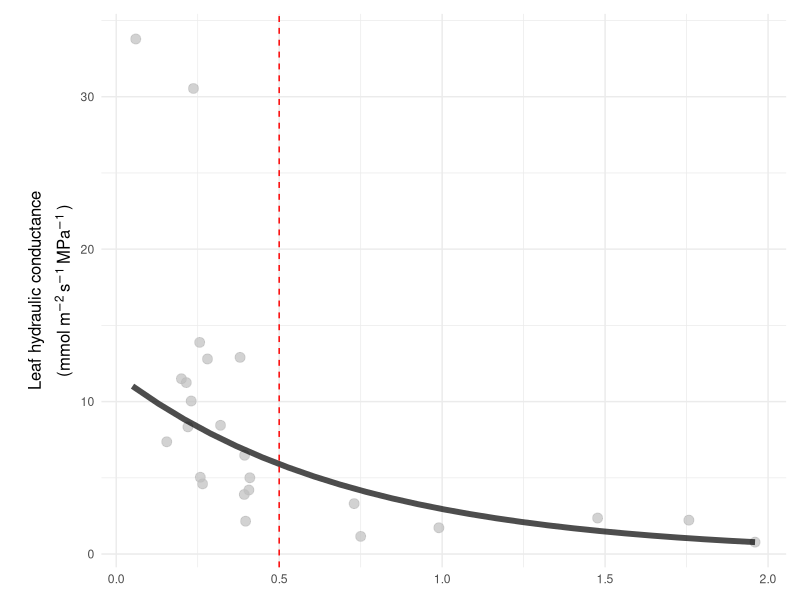
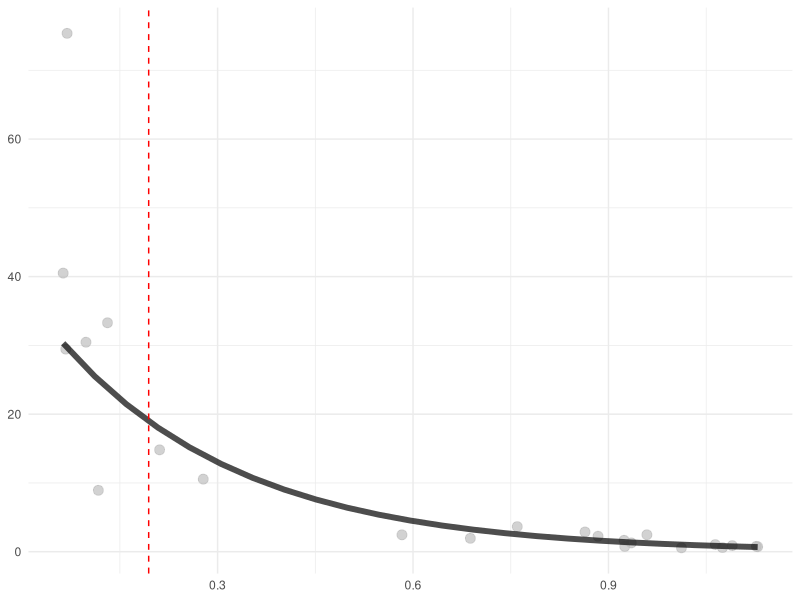
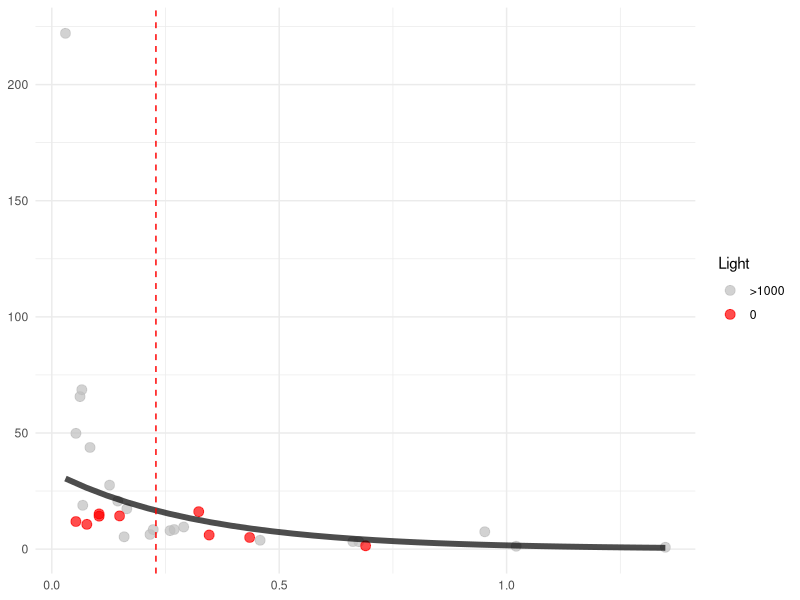
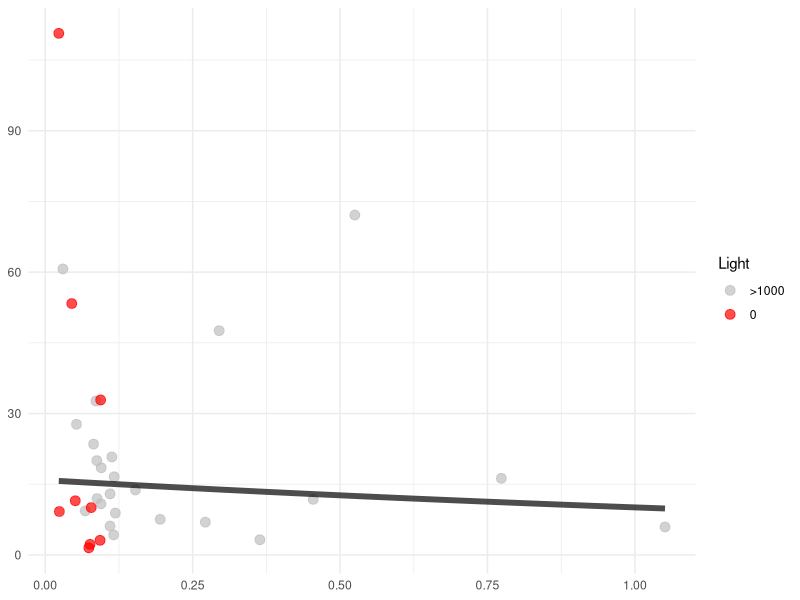
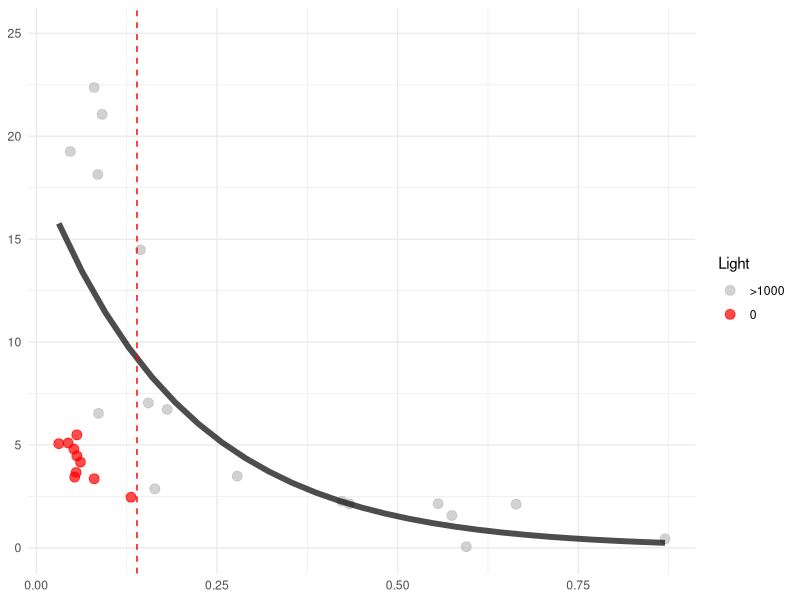
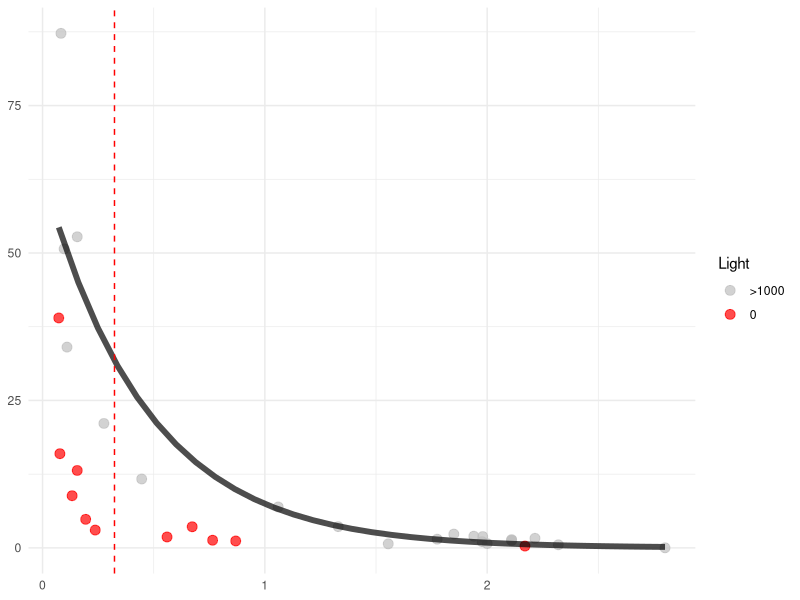
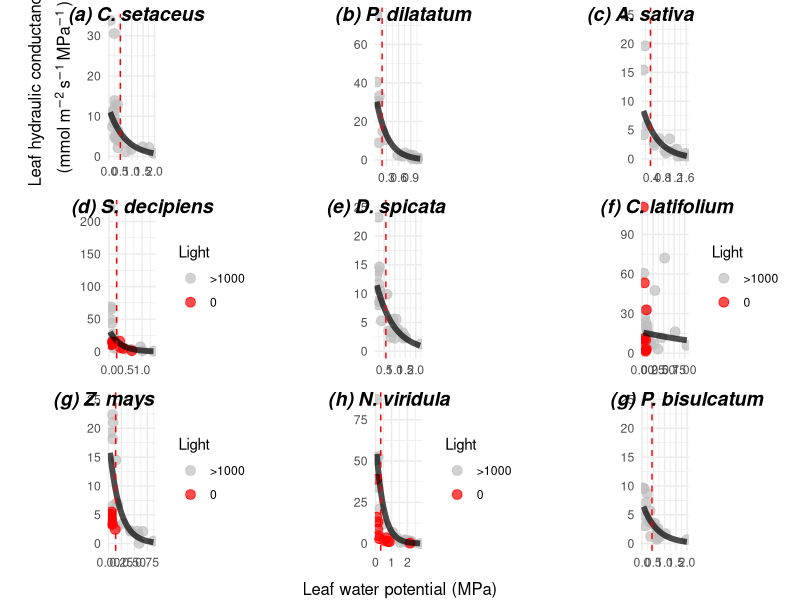
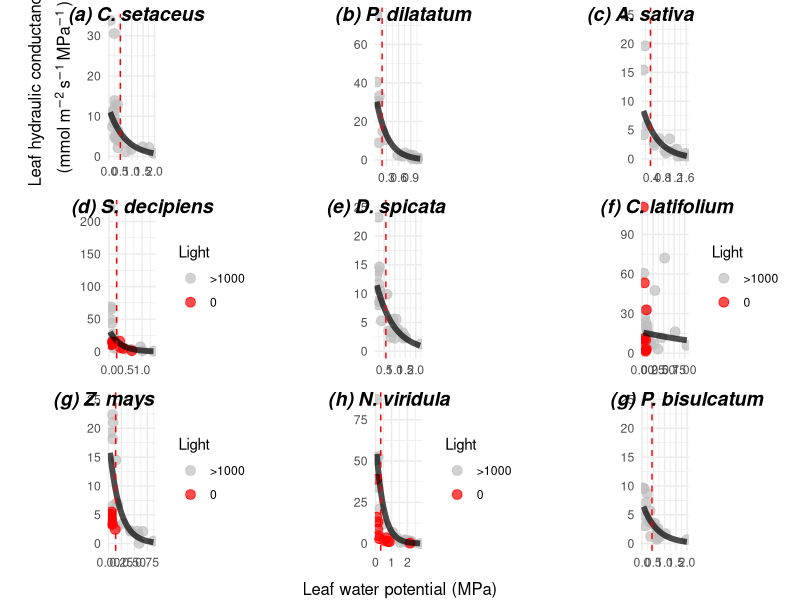

Reproduce these figures in R, in order. (Note: this script raises an error after producing the figures.)
## ---- chunk 1
library(readxl)
library(ggplot2)
library(tidyr)
library(dplyr)
library(lme4)
library(ggpubr)
## ---- chunk 2

CESE_Kleaf <-  read_excel("data/Kleaf_Karli_Marion_CESE.xlsx", sheet = "CESE")

## ---- chunk 3
dim(CESE_Kleaf)
#[1] 29 31
 CESE_Kleaf_clean <- CESE_Kleaf %>% 
  filter(Specie == "CESE")
dim(CESE_Kleaf_clean)
#[1] 28 31
CESE_Kleaf_clean2 <- CESE_Kleaf_clean %>% 
  filter(Notes != "cv too high")
dim(CESE_Kleaf_clean2)
#[1]  25 31
## ---- chunk 4
#log model: y = a+b * log(x)
#a expected value when x is 1 

logmodel <- lm(CESE_Kleaf_clean2$`Kleaf Tcorr (mmol m-2 s-1 MPa-1)` ~ log(CESE_Kleaf_clean2$`Lowest Psileaf (Mpa)`))
summary(logmodel)
#look at the estimates

# fitted model : y = -2.455 - 11.964 * ln(x)
#but: Multiple R-squared:  0.5678 but is not a strong model
# p-value: 2.131e-05 and model is significant

#expo model
expomodel <- lm(CESE_Kleaf_clean2$`Kleaf Tcorr (mmol m-2 s-1 MPa-1)` ~ exp(CESE_Kleaf_clean2$`Lowest Psileaf (Mpa)`))
summary(expomodel)

#other log model like article
logmodel_adjusted <- nls(`Kleaf Tcorr (mmol m-2 s-1 MPa-1)` ~ a / (1 + b * log(`Lowest Psileaf (Mpa)`)),
                          data = CESE_Kleaf_clean2,
                          start = list(a = 1, b = 1))
summary(logmodel_adjusted)
# Estimate Std. Error t value Pr(>|t|)    
#a  0.03600    0.39717   0.091    0.929    
#b  1.03063

#E(y)=αeβx+θ
#help from https://rpubs.com/mengxu/exponential-model
#constant thetha = 0 because data as x increases is 0~, thetha is the stabilizing trend over as x increases.

#Prepare fitting a nonlinear model
# Estimate the rest parameters using a linear model
model.0 <- lm(log(`Kleaf Tcorr (mmol m-2 s-1 MPa-1)`) ~ `Lowest Psileaf (Mpa)`, data=CESE_Kleaf_clean2)  
summary(model.0)
alpha.0.CESE <- exp(coef(model.0)[1])
beta.0.CESE <- coef(model.0)[2]

list(alpha = alpha.0.CESE, beta = beta.0.CESE)

x_seq.CESE <- seq(min(CESE_Kleaf_clean2$`Lowest Psileaf (Mpa)`), max(CESE_Kleaf_clean2$`Lowest Psileaf (Mpa)`), length.out = length(CESE_Kleaf_clean2$`Lowest Psileaf (Mpa)`))
y_model <-  11.80257 * exp( -1.38641  * x_seq.CESE )

# Calculate Ψleaf at 50% loss of Kleaf
Psi_leaf_50.cese <- log(0.5) / beta.0.CESE[[1]]
Psi_leaf_50.cese
## ---- chunk 5
# Create a sequence of x values for the regression line from excel
x_seq.CESE <- seq(min(CESE_Kleaf_clean2$`Lowest Psileaf (Mpa)`), max(CESE_Kleaf_clean2$`Lowest Psileaf (Mpa)`), length.out = length(CESE_Kleaf_clean2$`Lowest Psileaf (Mpa)`))
y_seq <- -7.93 * log(x_seq.CESE) + 0.4043

# Create a sequence of x values for the regression line from what i found in R
y_log <- - 11.964 * log(x_seq.CESE) -2.455

#other model 
#a / (1 + b * log(`Lowest Psileaf (Mpa)`))
y_log2 <- 0.03600/ 1+ 1.03063 * log(x_seq.CESE)

#other model
y_model <-  11.80257 * exp( -1.38641  * x_seq.CESE)



CESE_Kleaf_clean2$Individual <- as.factor(CESE_Kleaf_clean2$Individual)

CESE.plot <- CESE_Kleaf_clean2 %>%
  ggplot()+
  aes(x=`Lowest Psileaf (Mpa)`, y=`Kleaf Tcorr (mmol m-2 s-1 MPa-1)`, color=Individual)+
  geom_point(color ='gray', size= 3, alpha = 0.7)+
  labs(
    x = "Leaf water potential (MPa)",
     y = bquote(atop("Leaf hydraulic conductance","(mmol"~m^{-2}~s^{-1}~ MPa^{-1}~")"))
  )+
  theme_minimal()+
  theme(axis.title.x = element_blank(), axis.title.y = element_text(size =12))+
#geom_line(aes(x = x_seq, y = y_seq), color = "green") +
 #geom_line(aes(x = x_seq, y = y_log), color = "red")+
#  geom_line(aes(x = x_seq, y = y_log2), color = "black") +#pas du tout!
geom_line(aes(x = x_seq.CESE, y = y_model), color = 'black', size=2, alpha=0.7)+
  theme(
    plot.margin = margin(t = 10, r = 10, b = 10, l = 20)  # adjust margins
  )+
  geom_vline(xintercept = Psi_leaf_50.cese, linetype = "dashed", color = 'red')
  
CESE.plot
## ---- chunk 6

PADI_Kleaf <-  read_excel("data/Kleaf_Karli_Marion_CESE.xlsx", sheet = "PADI")

## ---- chunk 7
dim(PADI_Kleaf)
#[1] 22 31
 PADI_Kleaf_clean <- PADI_Kleaf %>% 
  filter(Specie == "PADI") %>%
   drop_na(`Psileaf_fin (Mpa)`)
dim(PADI_Kleaf_clean)
#[1] 23 31



## ---- chunk 8
#E(y)=αeβx+θ
#help from https://rpubs.com/mengxu/exponential-model
#constant thetha = 0 because data as x increases is 0~, thetha is the stabilizing trend over as x increases.

#Prepare fitting a nonlinear model
# Estimate the rest parameters using a linear model
model.0.padi<- lm(log(`Kleaf Tcorr (mmol m-2 s-1 MPa-1)`) ~ `Lowest Psileaf (Mpa)`, data=PADI_Kleaf_clean)  
summary(model.0.padi)
alpha.0.padi <- exp(coef(model.0.padi)[1])
beta.0.padi <- coef(model.0.padi)[2]

list(alpha = alpha.0.padi, beta = beta.0.padi)

# Create a sequence of x values for the regression line from excel
x_seq.padi <- seq(min(PADI_Kleaf_clean$`Lowest Psileaf (Mpa)`), max(PADI_Kleaf_clean$`Lowest Psileaf (Mpa)`), length.out = length(PADI_Kleaf_clean$`Lowest Psileaf (Mpa)`))

#output model
y_model.padi <-  37.95466   * exp(-3.568469   * x_seq.padi ) #replace here

# Calculate Ψleaf at 50% loss of Kleaf
Psi_leaf_50.padi <- log(0.5) / beta.0.padi[[1]]
Psi_leaf_50.padi
## ---- chunk 9
PADI_Kleaf_clean$Individual <- as.factor(PADI_Kleaf_clean$Individual)
PADI.plot <-PADI_Kleaf_clean %>%
  ggplot()+
  aes(x=`Lowest Psileaf (Mpa)`, y=`Kleaf Tcorr (mmol m-2 s-1 MPa-1)`, color=Individual)+
  geom_point(color ='gray', size= 3, alpha = 0.7)+
  labs(
    x = "Leaf water potential (MPa)",
    y = "Leaf hydraulic conductance (mmol m-2 s-1 MPa-1)"
  )+
  theme_minimal()+
  theme(axis.title.x = element_blank())+
  theme(axis.title.y = element_blank())+
geom_line(aes(x = x_seq.padi, y = y_model.padi), color = 'black', size=2, alpha=0.7)+
  geom_vline(xintercept = Psi_leaf_50.padi, linetype ="dashed", color = 'red')
#+
 #  annotate(geom='text',x=0.5,y=30,label="y = 37.95 * exp(-3.57 x)",fontface='bold', size=6)
PADI.plot
## ---- chunk 10

AVSA_Kleaf <-  read_excel("data/Kleaf_Karli_Marion_CESE.xlsx", sheet = "AVSA")

## ---- chunk 11
dim(AVSA_Kleaf)
#[1] 22 31
 AVSA_Kleaf_clean <- AVSA_Kleaf %>% 
  filter(Specie == "AVSA") %>%
   drop_na(`Psileaf_fin (Mpa)`) %>%
   drop_na(`Kleaf Tcorr (mmol m-2 s-1 MPa-1)`)
dim(AVSA_Kleaf_clean)




## ---- chunk 12
#E(y)=αeβx+θ
#help from https://rpubs.com/mengxu/exponential-model
#constant thetha = 0 because data as x increases is 0~, thetha is the stabilizing trend over as x increases.

#Prepare fitting a nonlinear model
# Estimate the rest parameters using a linear model
model.0.AVSA<- lm(log(`Kleaf Tcorr (mmol m-2 s-1 MPa-1)`) ~ `Lowest Psileaf (Mpa)`, data=AVSA_Kleaf_clean)  
summary(model.0.AVSA)
alpha.0.AVSA <- exp(coef(model.0.AVSA)[1])
beta.0.AVSA <- coef(model.0.AVSA)[2]

list(alpha = alpha.0.AVSA, beta = beta.0.AVSA)

# Create a sequence of x values for the regression line from excel
x_seq.AVSA <- seq(min(AVSA_Kleaf_clean$`Lowest Psileaf (Mpa)`), max(AVSA_Kleaf_clean$`Lowest Psileaf (Mpa)`), length.out = length(AVSA_Kleaf_clean$`Lowest Psileaf (Mpa)`))

#output model
y_model.AVSA <-   10.60017    * exp(-1.879197   * x_seq.AVSA ) 

# Calculate Ψleaf at 50% loss of Kleaf
Psi_leaf_50.avsa <- log(0.5) / beta.0.AVSA[[1]]
Psi_leaf_50.avsa
## ---- chunk 13
AVSA_Kleaf_clean$Individual <- as.factor(AVSA_Kleaf_clean$Individual)

AVSA.plot <- AVSA_Kleaf_clean %>%
  ggplot()+
  aes(x=`Lowest Psileaf (Mpa)`, y=`Kleaf Tcorr (mmol m-2 s-1 MPa-1)`, color=Individual)+
  geom_point(color ='gray', size= 3, alpha = 0.7)+
  #labs(
   # x = "Leaf water potential (MPa)",
    #y = "Leaf hydraulic conductance (mmol m-2 s-1 MPa-1)"
  #)+
  theme_minimal()+
  theme(axis.title.x = element_blank())+
  theme(axis.title.y = element_blank())+
geom_line(aes(x = x_seq.AVSA, y = y_model.AVSA), color = 'black', size=2, alpha=0.7)+
  ylim(0,25)+
   geom_vline(xintercept = Psi_leaf_50.avsa, linetype = "dashed", color = 'red')
   #annotate(geom='text',x=0.5,y=30,label="y = 37.95 * exp(-3.57 x)",fontface='bold', size=6)
## ---- chunk 14

STDE_Kleaf <-  read_excel("data/Kleaf_Karli_Marion_CESE.xlsx", sheet = "STDE")

## ---- chunk 15
dim(STDE_Kleaf)
#[1] 22 31
 STDE_Kleaf_clean <- STDE_Kleaf %>% 
  filter(Specie == "STDE") %>%
   drop_na(`Psileaf_fin (Mpa)`) %>%
   drop_na(`Kleaf Tcorr (mmol m-2 s-1 MPa-1)`)
dim(STDE_Kleaf_clean)




## ---- chunk 16
#E(y)=αeβx+θ
#help from https://rpubs.com/mengxu/exponential-model
#constant thetha = 0 because data as x increases is 0~, thetha is the stabilizing trend over as x increases.

#Prepare fitting a nonlinear model
# Estimate the rest parameters using a linear model
model.0.STDE<- lm(log(`Kleaf Tcorr (mmol m-2 s-1 MPa-1)`) ~ `Lowest Psileaf (Mpa)`, data=STDE_Kleaf_clean %>% filter (Light != 0))  
summary(model.0.STDE)
alpha.0.STDE <- exp(coef(model.0.STDE)[1])
beta.0.STDE <- coef(model.0.STDE)[2]

list(alpha = alpha.0.STDE, beta = beta.0.STDE)

# Create a sequence of x values for the regression line from excel
x_seq.STDE <- seq(min(STDE_Kleaf_clean$`Lowest Psileaf (Mpa)`), max(STDE_Kleaf_clean$`Lowest Psileaf (Mpa)`), length.out = length(STDE_Kleaf_clean$`Lowest Psileaf (Mpa)`))

#output model
y_model.STDE <-   alpha.0.STDE[[1]]   * exp(beta.0.STDE[[1]]  * x_seq.STDE ) 

# Calculate Ψleaf at 50% loss of Kleaf
Psi_leaf_50.STDE <- log(0.5) / beta.0.STDE[[1]]
Psi_leaf_50.STDE
## ---- chunk 17
STDE_Kleaf_clean$Individual <- as.factor(STDE_Kleaf_clean$Individual)

STDE.plot <- STDE_Kleaf_clean %>%
  ggplot()+
  aes(x=`Lowest Psileaf (Mpa)`, y=`Kleaf Tcorr (mmol m-2 s-1 MPa-1)`, color=Light)+
  geom_point(size= 3, alpha = 0.7)+
   scale_color_manual(values = c('gray', 'red'))+
  #labs(
   # x = "Leaf water potential (MPa)",
    #y = "Leaf hydraulic conductance (mmol m-2 s-1 MPa-1)"
  #)+
  theme_minimal()+
  theme(axis.title.x = element_blank())+
  theme(axis.title.y = element_blank())+
geom_line(aes(x = x_seq.STDE, y = y_model.STDE), color = 'black', size=2, alpha=0.7)+
  #ylim(0,25)
   geom_vline(xintercept = Psi_leaf_50.STDE, linetype = "dashed", color = 'red')
   #annotate(geom='text',x=0.5,y=30,label="y = 37.95 * exp(-3.57 x)",fontface='bold', size=6)

STDE.plot
## ---- chunk 18

DASP_Kleaf <-  read_excel("data/Kleaf_Karli_Marion_CESE.xlsx", sheet = "DASP")

## ---- chunk 19
dim(DASP_Kleaf)
#[1] 22 31
 DASP_Kleaf_clean <- DASP_Kleaf %>% 
  filter(Specie == "DASP") %>%
   drop_na(`Psileaf_fin (Mpa)`) %>%
   drop_na(`Kleaf Tcorr (mmol m-2 s-1 MPa-1)`)
dim(DASP_Kleaf_clean)




## ---- chunk 20
#E(y)=αeβx+θ
#help from https://rpubs.com/mengxu/exponential-model
#constant thetha = 0 because data as x increases is 0~, thetha is the stabilizing trend over as x increases.

#Prepare fitting a nonlinear model
# Estimate the rest parameters using a linear model
model.0.DASP<- lm(log(`Kleaf Tcorr (mmol m-2 s-1 MPa-1)`) ~ `Lowest Psileaf (Mpa)`, data=DASP_Kleaf_clean)  
summary(model.0.DASP)
alpha.0.DASP <- exp(coef(model.0.DASP)[1])
beta.0.DASP <- coef(model.0.DASP)[2]

list(alpha = alpha.0.DASP, beta = beta.0.DASP)

# Create a sequence of x values for the regression line from excel
x_seq.DASP <- seq(min(DASP_Kleaf_clean$`Lowest Psileaf (Mpa)`), max(DASP_Kleaf_clean$`Lowest Psileaf (Mpa)`), length.out = length(DASP_Kleaf_clean$`Lowest Psileaf (Mpa)`))

#output model
y_model.DASP <-    alpha.0.DASP[[1]]   * exp(beta.0.DASP[[1]]  * x_seq.DASP ) 

# Calculate Ψleaf at 50% loss of Kleaf
Psi_leaf_50.DASP <- log(0.5) / beta.0.DASP[[1]]
Psi_leaf_50.DASP
## ---- chunk 21
DASP_Kleaf_clean$Individual <- as.factor(DASP_Kleaf_clean$Individual)

DASP.plot <- DASP_Kleaf_clean %>%
  ggplot()+
  aes(x=`Lowest Psileaf (Mpa)`, y=`Kleaf Tcorr (mmol m-2 s-1 MPa-1)`, color=Individual)+
  geom_point(color ='gray', size= 3, alpha = 0.7)+
  #labs(
   # x = "Leaf water potential (MPa)",
    #y = "Leaf hydraulic conductance (mmol m-2 s-1 MPa-1)"
  #)+
  theme_minimal()+
  theme(axis.title.x = element_blank())+
  theme(axis.title.y = element_blank())+
geom_line(aes(x = x_seq.DASP, y = y_model.DASP), color = 'black', size=2, alpha=0.7)+
  ylim(0,25)+
   geom_vline(xintercept = Psi_leaf_50.DASP, linetype = "dashed", color = 'red')
   #annotate(geom='text',x=0.5,y=30,label="y = 37.95 * exp(-3.57 x)",fontface='bold', size=6)
## ---- chunk 22

CHLA_Kleaf <-  read_excel("data/Kleaf_Karli_Marion_CESE.xlsx", sheet = "CHLA")

## ---- chunk 23
dim(CHLA_Kleaf)
#[1] 22 31
 CHLA_Kleaf_clean <- CHLA_Kleaf %>% 
  filter(Specie == "CHLA") %>%
   drop_na(`Psileaf_fin (Mpa)`) %>%
   drop_na(`Kleaf Tcorr (mmol m-2 s-1 MPa-1)`)
dim(CHLA_Kleaf_clean)

#discard row/individual if values between two initial potentials is greater than 0.1 MPa; column `Psileaf_ini_1 (Mpa)` and column `Psileaf_ini_2 (Mpa)`

CHLA_Kleaf_clean2 <- CHLA_Kleaf_clean %>% 
  filter(is.na(`Psileaf_ini_1 (Mpa)`) | abs(`Psileaf_ini_1 (Mpa)` - `Psileaf_ini_2 (Mpa)`) <= 0.1)
dim(CHLA_Kleaf_clean2)

CHLA_Kleaf_clean <- CHLA_Kleaf_clean2
## ---- chunk 24
#E(y)=αeβx+θ
#help from https://rpubs.com/mengxu/exponential-model
#constant thetha = 0 because data as x increases is 0~, thetha is the stabilizing trend over as x increases.

#Prepare fitting a nonlinear model
# Estimate the rest parameters using a linear model
model.0.CHLA<- lm(log(`Kleaf Tcorr (mmol m-2 s-1 MPa-1)`) ~ `Lowest Psileaf (Mpa)`, data=CHLA_Kleaf_clean %>% filter (Light != 0))  
summary(model.0.CHLA)
alpha.0.CHLA <- exp(coef(model.0.CHLA)[1])
beta.0.CHLA <- coef(model.0.CHLA)[2]

list(alpha = alpha.0.CHLA, beta = beta.0.CHLA)

# Create a sequence of x values for the regression line from excel
x_seq.CHLA <- seq(min(CHLA_Kleaf_clean$`Lowest Psileaf (Mpa)`), max(CHLA_Kleaf_clean$`Lowest Psileaf (Mpa)`), length.out = length(CHLA_Kleaf_clean$`Lowest Psileaf (Mpa)`))

#output model
y_model.CHLA <-   alpha.0.CHLA[[1]]   * exp(beta.0.CHLA[[1]]  * x_seq.CHLA ) 

# Calculate Ψleaf at 50% loss of Kleaf
Psi_leaf_50.CHLA <- log(0.5) / beta.0.CHLA[[1]]
Psi_leaf_50.CHLA
## ---- chunk 25
CHLA_Kleaf_clean$Individual <- as.factor(CHLA_Kleaf_clean$Individual)
CHLA_Kleaf_clean$Light <- as.factor(CHLA_Kleaf_clean$Light)

CHLA.plot <- CHLA_Kleaf_clean %>%
 #filter(Date == "11272024") %>%
  ggplot()+
  aes(x=`Lowest Psileaf (Mpa)`, y=`Kleaf Tcorr (mmol m-2 s-1 MPa-1)`, color=Light)+
  geom_point(size= 3, alpha = 0.7)+
   scale_color_manual(values = c('gray', 'red'))+
  #labs(
   # x = "Leaf water potential (MPa)",
    #y = "Leaf hydraulic conductance (mmol m-2 s-1 MPa-1)"
  #)+
  theme_minimal()+
  theme(axis.title.x = element_blank())+
  theme(axis.title.y = element_blank())+
geom_line(aes(x = x_seq.CHLA, y = y_model.CHLA), color = 'black', size=2, alpha=0.7)
  #ylim(0,25)
 #  geom_vline(xintercept = Psi_leaf_50.CHLA, linetype = "dashed", color = 'red')
   #annotate(geom='text',x=0.5,y=30,label="y = 37.95 * exp(-3.57 x)",fontface='bold', size=6)

CHLA.plot
## ---- chunk 26

ZEMA_Kleaf <-  read_excel("data/Kleaf_Karli_Marion_CESE.xlsx", sheet = "ZEMA")
## ---- chunk 27
dim(ZEMA_Kleaf)
#[1] 22 31
 ZEMA_Kleaf_clean <- ZEMA_Kleaf %>% 
  filter(Specie == "ZEMA") %>%
   drop_na(`Psileaf_fin (Mpa)`) %>%
   drop_na(`Kleaf Tcorr (mmol m-2 s-1 MPa-1)`)
 
ZEMA_Kleaf_clean <- ZEMA_Kleaf_clean[which(!(ZEMA_Kleaf_clean$Individual == 2 & ZEMA_Kleaf_clean$Leaf == 2)), ]


dim(ZEMA_Kleaf_clean)



## ---- chunk 28
#E(y)=αeβx+θ
#help from https://rpubs.com/mengxu/exponential-model
#constant thetha = 0 because data as x increases is 0~, thetha is the stabilizing trend over as x increases.

#Prepare fitting a nonlinear model
# Estimate the rest parameters using a linear model
model.0.ZEMA<- lm(log(`Kleaf Tcorr (mmol m-2 s-1 MPa-1)`) ~ `Lowest Psileaf (Mpa)`, data=ZEMA_Kleaf_clean %>% filter (Light != 0))  
summary(model.0.ZEMA)
alpha.0.ZEMA <- exp(coef(model.0.ZEMA)[1])
beta.0.ZEMA <- coef(model.0.ZEMA)[2]

list(alpha = alpha.0.ZEMA, beta = beta.0.ZEMA)

# Create a sequence of x values for the regression line from excel
x_seq.ZEMA <- seq(min(ZEMA_Kleaf_clean$`Lowest Psileaf (Mpa)`), max(ZEMA_Kleaf_clean$`Lowest Psileaf (Mpa)`), length.out = length(ZEMA_Kleaf_clean$`Lowest Psileaf (Mpa)`))

#output model
y_model.ZEMA <-   alpha.0.ZEMA[[1]]   * exp(beta.0.ZEMA[[1]]  * x_seq.ZEMA ) 

# Calculate Ψleaf at 50% loss of Kleaf
Psi_leaf_50.ZEMA <- log(0.5) / beta.0.ZEMA[[1]]
Psi_leaf_50.ZEMA
## ---- chunk 29
ZEMA_Kleaf_clean$Individual <- as.factor(ZEMA_Kleaf_clean$Individual)
ZEMA_Kleaf_clean$Light <- as.factor(ZEMA_Kleaf_clean$Light)

ZEMA.plot <- ZEMA_Kleaf_clean %>%
  ggplot()+
  aes(x=`Lowest Psileaf (Mpa)`, y=`Kleaf Tcorr (mmol m-2 s-1 MPa-1)`, color=Light)+
  geom_point(size= 3, alpha = 0.7)+
  scale_color_manual(values = c('gray', 'red'))+
  #labs(
   # x = "Leaf water potential (MPa)",
    #y = "Leaf hydraulic conductance (mmol m-2 s-1 MPa-1)"
  #)+
  theme_minimal()+
  theme(axis.title.x = element_blank())+
  theme(axis.title.y = element_blank())+
geom_line(aes(x = x_seq.ZEMA, y = y_model.ZEMA), color = 'black', size=2, alpha=0.7)+
  ylim(0,25)+
   geom_vline(xintercept = Psi_leaf_50.ZEMA, linetype = "dashed", color = 'red')
   #annotate(geom='text',x=0.5,y=30,label="y = 37.95 * exp(-3.57 x)",fontface='bold', size=6)
ZEMA.plot
## ---- chunk 30

NAVI_Kleaf <-  read_excel("data/Kleaf_Karli_Marion_CESE.xlsx", sheet = "NAVI")

## ---- chunk 31
dim(NAVI_Kleaf)
#[1] 22 31
 NAVI_Kleaf_clean <- NAVI_Kleaf %>% 
  filter(Specie == "NAVI") %>%
   drop_na(`Psileaf_fin (Mpa)`) %>%
   drop_na(`Kleaf Tcorr (mmol m-2 s-1 MPa-1)`)
dim(NAVI_Kleaf_clean)

## ---- chunk 32
#E(y)=αeβx+θ
#help from https://rpubs.com/mengxu/exponential-model
#constant thetha = 0 because data as x increases is 0~, thetha is the stabilizing trend over as x increases.

#Prepare fitting a nonlinear model
# Estimate the rest parameters using a linear model
model.0.NAVI<- lm(log(`Kleaf Tcorr (mmol m-2 s-1 MPa-1)`) ~ `Lowest Psileaf (Mpa)`, data=NAVI_Kleaf_clean %>% filter (Light != 0))  
summary(model.0.NAVI)
alpha.0.NAVI <- exp(coef(model.0.NAVI)[1])
beta.0.NAVI <- coef(model.0.NAVI)[2]

list(alpha = alpha.0.NAVI, beta = beta.0.NAVI)

# Create a sequence of x values for the regression line from excel
x_seq.NAVI <- seq(min(NAVI_Kleaf_clean$`Lowest Psileaf (Mpa)`), max(NAVI_Kleaf_clean$`Lowest Psileaf (Mpa)`), length.out = length(NAVI_Kleaf_clean$`Lowest Psileaf (Mpa)`))

#output model
y_model.NAVI <-   alpha.0.NAVI[[1]]   * exp(beta.0.NAVI[[1]]  * x_seq.NAVI ) 

# Calculate Ψleaf at 50% loss of Kleaf
Psi_leaf_50.NAVI <- log(0.5) / beta.0.NAVI[[1]]
Psi_leaf_50.NAVI
## ---- chunk 33
NAVI_Kleaf_clean$Individual <- as.factor(NAVI_Kleaf_clean$Individual)
NAVI_Kleaf_clean$Light <- as.factor(NAVI_Kleaf_clean$Light)

NAVI.plot <- NAVI_Kleaf_clean %>%
 #filter(Date == "11272024") %>%
  ggplot()+
  aes(x=`Lowest Psileaf (Mpa)`, y=`Kleaf Tcorr (mmol m-2 s-1 MPa-1)`, color=Light)+
  geom_point(size= 3, alpha = 0.7)+
   scale_color_manual(values = c('gray', 'red'))+
  #labs(
   # x = "Leaf water potential (MPa)",
    #y = "Leaf hydraulic conductance (mmol m-2 s-1 MPa-1)"
  #)+
  theme_minimal()+
  theme(axis.title.x = element_blank())+
  theme(axis.title.y = element_blank())+
geom_line(aes(x = x_seq.NAVI, y = y_model.NAVI), color = 'black', size=2, alpha=0.7)+
  #ylim(0,25)
   geom_vline(xintercept = Psi_leaf_50.NAVI, linetype = "dashed", color = 'red')
   #annotate(geom='text',x=0.5,y=30,label="y = 37.95 * exp(-3.57 x)",fontface='bold', size=6)

NAVI.plot
## ---- chunk 34

PABI_Kleaf <-  read_excel("data/Kleaf_Karli_Marion_CESE.xlsx", sheet = "PABI")

## ---- chunk 35
dim(PABI_Kleaf)
#[1] 21 31
 PABI_Kleaf_clean <- PABI_Kleaf %>% 
  filter(Specie == "PABI") %>%
   drop_na(`Psileaf_fin (Mpa)`) %>%
   drop_na(`Kleaf Tcorr (mmol m-2 s-1 MPa-1)`)
dim(PABI_Kleaf_clean)
#[1] 20 31



## ---- chunk 36
#E(y)=αeβx+θ
#help from https://rpubs.com/mengxu/exponential-model
#constant thetha = 0 because data as x increases is 0~, thetha is the stabilizing trend over as x increases.

#Prepare fitting a nonlinear model
# Estimate the rest parameters using a linear model
model.0.PABI<- lm(log(`Kleaf Tcorr (mmol m-2 s-1 MPa-1)`) ~ `Lowest Psileaf (Mpa)`, data=PABI_Kleaf_clean)  
summary(model.0.PABI)
alpha.0.PABI <- exp(coef(model.0.PABI)[1])
beta.0.PABI <- coef(model.0.PABI)[2]

list(alpha = alpha.0.PABI, beta = beta.0.PABI)

# Create a sequence of x values for the regression line from excel
x_seq.PABI <- seq(min(PABI_Kleaf_clean$`Lowest Psileaf (Mpa)`), max(PABI_Kleaf_clean$`Lowest Psileaf (Mpa)`), length.out = length(PABI_Kleaf_clean$`Lowest Psileaf (Mpa)`))

#output model
y_model.PABI <-   alpha.0.PABI    * exp(beta.0.PABI   * x_seq.PABI ) 

# Calculate Ψleaf at 50% loss of Kleaf
Psi_leaf_50.PABI <- log(0.5) / beta.0.PABI[[1]]
Psi_leaf_50.PABI
## ---- chunk 37
PABI_Kleaf_clean$Individual <- as.factor(PABI_Kleaf_clean$Individual)

PABI.plot <- PABI_Kleaf_clean %>%
  ggplot()+
  aes(x=`Lowest Psileaf (Mpa)`, y=`Kleaf Tcorr (mmol m-2 s-1 MPa-1)`, color=Individual)+
  geom_point(color ='gray', size= 3, alpha = 0.7)+
  #labs(
   # x = "Leaf water potential (MPa)",
    #y = "Leaf hydraulic conductance (mmol m-2 s-1 MPa-1)"
  #)+
  theme_minimal()+
  theme(axis.title.x = element_blank())+
  theme(axis.title.y = element_blank())+
geom_line(aes(x = x_seq.PABI, y = y_model.PABI), color = 'black', size=2, alpha=0.7)+
  ylim(0,25)+
   geom_vline(xintercept = Psi_leaf_50.PABI, linetype = "dashed", color = 'red')
   #annotate(geom='text',x=0.5,y=30,label="y = 37.95 * exp(-3.57 x)",fontface='bold', size=6)
## ---- chunk 38

Kleaf.plots <- ggarrange(CESE.plot, PADI.plot, AVSA.plot, 
STDE.plot, DASP.plot, CHLA.plot, ZEMA.plot, NAVI.plot, PABI.plot, nrow=3, ncol=3, labels = c("(a) C. setaceus", "(b) P. dilatatum", "(c) A. sativa", "(d) S. decipiens", "(e) D. spicata", "(f) C. latifolium", "(g) Z. mays ", "(h) N. viridula", "(g) P. bisulcatum"), font.label = list(face="bold.italic"), align = "v")

Kleaf.plots <- annotate_figure(
  Kleaf.plots,
  bottom = text_grob("Leaf water potential (MPa)", size = 12)
)

Kleaf.plots

ggsave(filename = "Kleaf_plots.jpg", plot = Kleaf.plots, path = "result", width = 10, height = 6)
## ---- chunk 39

#no light treatment not yet created
# Calculate kmax (average Kleaf for Psileaf = 0 to -0.3 MPa)
# Select x values between 0 and -0.3 MPa
x_filtered.CESE <- x_seq.CESE[x_seq.CESE <= 0.3 & x_seq.CESE >= 0]
x_filtered.PADI <- x_seq.padi[x_seq.padi <= 0.3 & x_seq.padi >= 0]
x_filtered.AVSA <- x_seq.AVSA[x_seq.AVSA <= 0.3 & x_seq.AVSA >= 0]
x_filtered.DASP <- x_seq.DASP[x_seq.DASP <= 0.3 & x_seq.DASP >= 0]

# do not include when light =0
STDE_Kleaf_no_light <- STDE_Kleaf_clean %>% filter(Light!=0) 

x_seq.STDE.nolight <- seq(
  min(STDE_Kleaf_no_light$`Lowest Psileaf (Mpa)`),
  max(STDE_Kleaf_no_light$`Lowest Psileaf (Mpa)`),
  length.out = nrow(STDE_Kleaf_no_light)
)

x_filtered.STDE <- x_seq.STDE.nolight[x_seq.STDE.nolight <= 0.3 & x_seq.STDE.nolight >= 0]

CHLA_Kleaf_no_light <- CHLA_Kleaf_clean %>% filter(Light!=0) 

x_seq.CHLA.nolight <- seq(
  min(CHLA_Kleaf_no_light$`Lowest Psileaf (Mpa)`),
  max(CHLA_Kleaf_no_light$`Lowest Psileaf (Mpa)`),
  length.out = nrow(CHLA_Kleaf_no_light)
)


x_filtered.CHLA <- x_seq.CHLA.nolight[x_seq.CHLA.nolight <= 0.3 & x_seq.CHLA.nolight >= 0]

ZEMA_Kleaf_no_light <- ZEMA_Kleaf_clean %>% filter(Light!=0) 

x_seq.ZEMA.nolight <- seq(
  min(ZEMA_Kleaf_no_light$`Lowest Psileaf (Mpa)`),
  max(ZEMA_Kleaf_no_light$`Lowest Psileaf (Mpa)`),
  length.out = nrow(ZEMA_Kleaf_no_light))

x_filtered.ZEMA <- x_seq.ZEMA.nolight[x_seq.ZEMA.nolight <= 0.15 & x_seq.ZEMA.nolight >= 0]

# Compute the corresponding y values
y_filtered.CESE <- alpha.0.CESE * exp(beta.0.CESE * x_filtered.CESE)

y_filtered.PADI <- alpha.0.padi * exp(beta.0.padi * x_filtered.PADI)

y_filtered.AVSA <- alpha.0.AVSA * exp(beta.0.AVSA * x_filtered.AVSA)

y_filtered.DASP <- alpha.0.DASP * exp(beta.0.DASP * x_filtered.DASP)



#those that had the no light measurements
y_filtered.STDE <- alpha.0.STDE * exp(beta.0.STDE * x_filtered.STDE)
y_filtered.CHLA <- alpha.0.CHLA * exp(beta.0.CHLA * x_filtered.CHLA)
y_filtered.ZEMA <- alpha.0.ZEMA * exp(beta.0.ZEMA * x_seq.ZEMA.nolight)

# Calculate the average of Kleaf in the selected range
kmax.CESE <- mean(y_filtered.CESE)
kmax.PADI <- mean(y_filtered.PADI)
kmax.AVSA <- mean(y_filtered.AVSA)
kmax.STDE <- mean(y_filtered.STDE)
kmax.DASP <- mean(y_filtered.DASP)
kmax.CHLA <- mean(y_filtered.CHLA)
kmax.ZEMA <- mean(y_filtered.ZEMA)

kmax.AVSA
kmax.CESE
kmax.CHLA
kmax.DASP
kmax.PADI
kmax.STDE
kmax.ZEMA

## ---- chunk 40
# Calculate kmax (average Kleaf for Psileaf = 0 to -0.3 MPa)
# Select x values between 0 and -0.3 MPa
filtered.CESE <- y_seq.CESE[x_seq.CESE <= 0.3 & x_seq.CESE >= 0]
filtered.PADI <- y_seq.padi[x_seq.padi <= 0.3 & x_seq.padi >= 0]
filtered.AVSA <- y_seq.AVSA[x_seq.AVSA <= 0.3 & x_seq.AVSA >= 0]
filtered.STDE <- y_seq.STDE[x_seq.STDE <= 0.3 & x_seq.STDE >= 0]
filtered.DASP <- y_seq.DASP[x_seq.DASP <= 0.3 & x_seq.DASP >= 0]
filtered.CHLA <- y_seq.CHLA[x_seq.CHLA <= 0.3 & x_seq.CHLA >= 0]
filtered.ZEMA <- ZEMA_Kleaf_clean$`Kleaf Tcorr (mmol m-2 s-1 MPa-1)`[x_seq.ZEMA <= 0.3 & x_seq.ZEMA >= 0]


# Compute the corresponding y values
y_filtered.CESE <- alpha.0.CESE * exp(beta.0.CESE * x_filtered.CESE)

y_filtered.PADI <- alpha.0.padi * exp(beta.0.padi * x_filtered.PADI)

y_filtered.AVSA <- alpha.0.AVSA * exp(beta.0.AVSA * x_filtered.AVSA)

y_filtered.STDE <- alpha.0.STDE * exp(beta.0.STDE * x_filtered.STDE)

y_filtered.DASP <- alpha.0.DASP * exp(beta.0.DASP * x_filtered.DASP)

y_filtered.CHLA <- alpha.0.CHLA * exp(beta.0.CHLA * x_filtered.CHLA)

y_filtered.ZEMA <- alpha.0.ZEMA * exp(beta.0.ZEMA * x_filtered.ZEMA)

# Calculate the average of Kleaf in the selected range
kmax.CESE <- mean(y_filtered.CESE)
kmax.PADI <- mean(y_filtered.PADI)
kmax.AVSA <- mean(y_filtered.AVSA)
kmax.STDE <- mean(y_filtered.STDE)
kmax.DASP <- mean(y_filtered.DASP)
kmax.CHLA <- mean(y_filtered.CHLA)
kmax.ZEMA <- mean(filtered.ZEMA)

kmax.AVSA
kmax.CESE
kmax.CHLA
kmax.DASP
kmax.PADI
kmax.STDE
kmax.ZEMA

